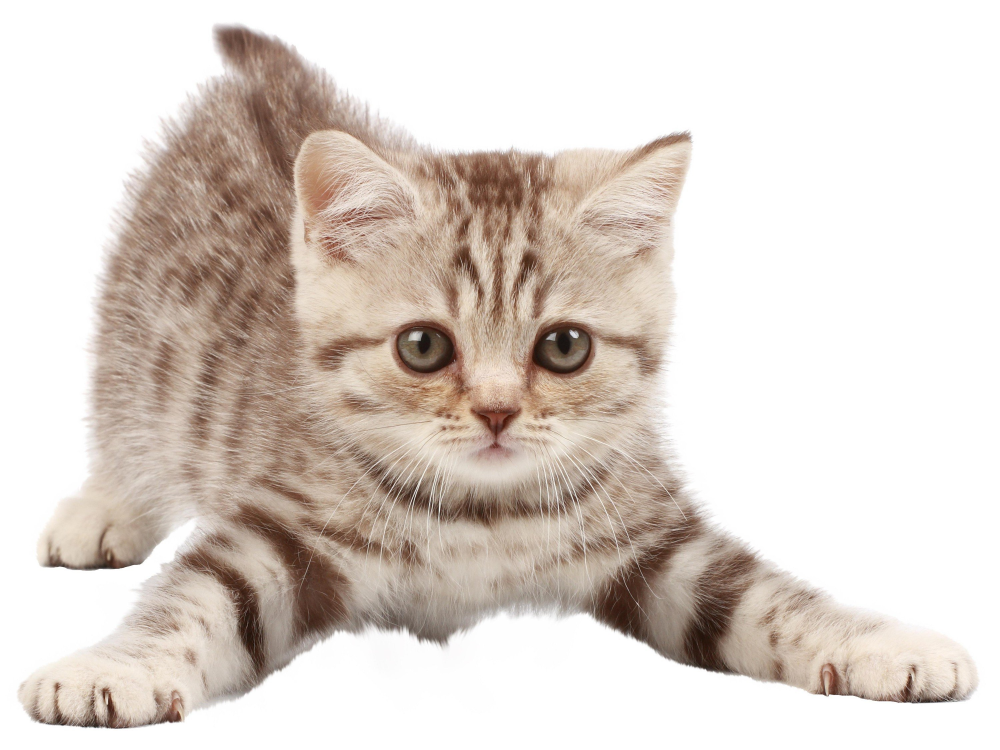
#> input picture lecture_02/cat.jpg, 3000 x 2248 px (shown at 1/3 size)
$ jupyter execute --allow-errors 02_01_image.ipynb   (older library calls are emulated)
#> lines starting #> are read from the running program, lines starting #| are printed output that depends on the picture
[cell 1]
import cv2
import matplotlib.pyplot as plt

# Загрузка изображения
image = cv2.imread('cat.jpg')
#> image is the input picture: shape (2248, 3000, 3); mean B, G, R 203.7, 210.7, 220.3

# Конвертация из BGR (формат OpenCV) в RGB
image_rgb = cv2.cvtColor(image, cv2.COLOR_BGR2RGB)

[cell 2]
image_rgb

[cell 3]
# Разделение каналов (альтернативный вариант)
b, g, r = cv2.split(image_rgb)
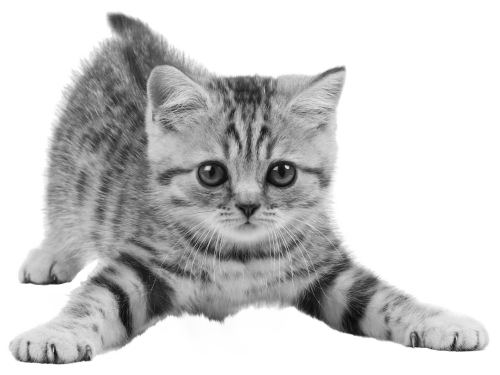
#> r: shape (2248, 3000) (shown at 1/6 size); min 0, max 255, mean 203.7

# Отображение в серых тонах
plt.figure(figsize=(12, 4))

plt.subplot(141)
plt.imshow(image_rgb)
plt.title('Original')
plt.axis('off')

plt.subplot(142)
plt.imshow(r, cmap='gray')
plt.title('Red Channel')
plt.axis('off')

plt.subplot(143)
plt.imshow(g, cmap='gray')
plt.title('Green Channel')
plt.axis('off')

plt.subplot(144)
plt.imshow(b, cmap='gray')
plt.title('Blue Channel')
plt.axis('off')

plt.tight_layout()
plt.show()

[cell 4]
# Разделение на каналы
red_channel = image_rgb.copy()
red_channel[:, :, (1, 2)] = 0  # Обнуляем зеленый и синий каналы
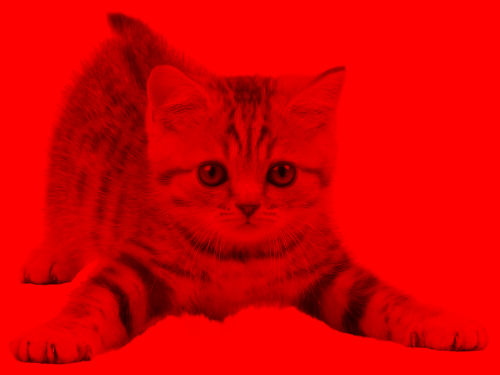
#> red_channel: shape (2248, 3000, 3) (shown at 1/6 size); mean R, G, B 220.3, 0, 0

green_channel = image_rgb.copy()
green_channel[:, :, (0, 2)] = 0  # Обнуляем красный и синий каналы
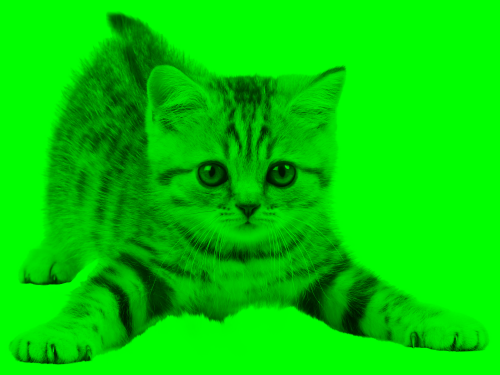
#> green_channel: shape (2248, 3000, 3) (shown at 1/6 size); mean R, G, B 0, 210.7, 0

blue_channel = image_rgb.copy()
blue_channel[:, :, (0, 1)] = 0  # Обнуляем красный и зеленый каналы
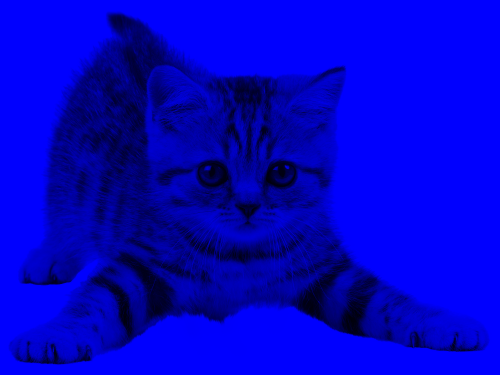
#> blue_channel: shape (2248, 3000, 3) (shown at 1/6 size); mean R, G, B 0, 0, 203.7

# Настройка отображения в matplotlib
fig, axes = plt.subplots(2, 2, figsize=(10, 8))

# Исходное изображение
axes[0, 0].imshow(image_rgb)
axes[0, 0].set_title('Original Image')
axes[0, 0].axis('off')

# Красный канал
axes[0, 1].imshow(red_channel)
axes[0, 1].set_title('Red Channel')
axes[0, 1].axis('off')

# Зеленый канал
axes[1, 0].imshow(green_channel)
axes[1, 0].set_title('Green Channel')
axes[1, 0].axis('off')

# Синий канал
axes[1, 1].imshow(blue_channel)
axes[1, 1].set_title('Blue Channel')
axes[1, 1].axis('off')

plt.tight_layout()
plt.show()

[cell 5]
import torch

#> (a cell that did not finish here is left out)

#> (a cell that did not finish here is left out)

[cell 8]
from torch.nn import Conv2d

#> (the rest of this cell did not finish here and is left out)

#> (a cell that did not finish here is left out)

[cell 10]
plt.figure(figsize=(12, 4))
#> (the rest of this cell did not finish here and is left out)

[cell 11]
import cv2
import numpy as np
from matplotlib import pyplot as plt
import albumentations as A
from albumentations.pytorch import ToTensorV2

# Загрузка изображения
image_path = 'cat.jpg'
image = cv2.imread(image_path)
image = cv2.cvtColor(image, cv2.COLOR_BGR2RGB)  # Конвертируем BGR в RGB

# Определяем аугментации
#> (the rest of this cell did not finish here and is left out)

[cell 12]
# augment_cat.py (переносимая версия под разные Pillow)
import os, random
from datetime import datetime
import numpy as np
from PIL import Image, ImageOps, ImageFilter, ImageEnhance, ImageDraw, ImageFont

random.seed(42)
np.random.seed(42)

# ---- Совместимость с разными версиями Pillow ----
RES = getattr(Image, "Resampling", Image)              # RES.BICUBIC или Image.BICUBIC (старые версии)
TRF = getattr(Image, "Transform", Image)               # TRF.AFFINE/TRF.PERSPECTIVE или Image.AFFINE/PERSPECTIVE
AFFINE = getattr(TRF, "AFFINE", Image.AFFINE)
PERSPECTIVE = getattr(TRF, "PERSPECTIVE", Image.PERSPECTIVE)

def _text_wh(draw, text, font):
    # Pillow ≥9.3/10: textbbox; старые: textsize
    if hasattr(draw, "textbbox"):
        l, t, r, b = draw.textbbox((0, 0), text, font=font)
        return r - l, b - t
    return draw.textsize(text, font=font)

# ---- Утилиты ----
def load_image():
    for p in ["cat.jpg", "./cat.jpg"]:
        if os.path.exists(p):
            return Image.open(p).convert("RGB")
    raise FileNotFoundError("Не найден файл cat.jpg рядом со скриптом.")

def fit_square(im, target=512, pad_color=(245, 245, 245)):
#> called with target = 512, pad_color = (245, 245, 245)
    w, h = im.size
#> w = 3000; h = 2248
    scale = min(target / w, target / h)
#> scale = 0.171
    nw, nh = int(w * scale), int(h * scale)
#> nw = 512; nh = 383
    im_resized = im.resize((nw, nh), RES.BICUBIC)
    canvas = Image.new("RGB", (target, target), pad_color)
#> canvas: PIL image 512x512 RGB; every value is 245
    canvas.paste(im_resized, ((target - nw)//2, (target - nh)//2))
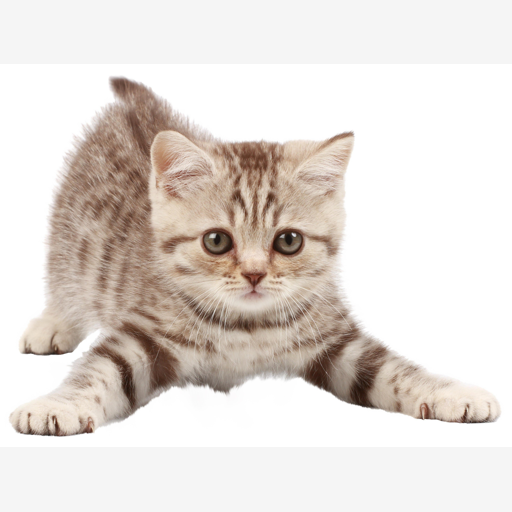
#> canvas: PIL image 512x512 RGB; mean R, G, B 226.6, 219.3, 214.1
    return canvas

def label_image(im, text, bg_alpha=160):
    im = im.convert("RGBA")
    W, H = im.size
    overlay = Image.new("RGBA", (W, H), (0,0,0,0))
    draw = ImageDraw.Draw(overlay)
    font = ImageFont.load_default()
    tw, th = _text_wh(draw, text, font)
    pad_x, pad_y = 8, 6
    rect_w = min(W, tw + 2*pad_x)
    rect_h = th + 2*pad_y
    draw.rectangle([0, H - rect_h, rect_w, H], fill=(0,0,0,bg_alpha))
    draw.text((pad_x, H - rect_h + pad_y), text, fill=(255,255,255,255), font=font)
    return Image.alpha_composite(im, overlay).convert("RGB")

def safe_name(s: str) -> str:
    return (s.replace(" ", "_").replace("°","deg").replace("+","plus")
             .replace("×","x").replace("%","pct").replace("(","").replace(")","").replace("/","_"))

# ---- Аугментации ----
def aug_flip_h(im): return im.transpose(Image.Transpose.FLIP_LEFT_RIGHT)
def aug_flip_v(im): return im.transpose(Image.Transpose.FLIP_TOP_BOTTOM)
def aug_rotate(im, angle=15): return im.rotate(angle, resample=RES.BICUBIC, expand=True)

def aug_center_crop(im, crop_ratio=0.8):
    w, h = im.size
    cw, ch = int(w * crop_ratio), int(h * crop_ratio)
    left, top = (w - cw)//2, (h - ch)//2
    return im.crop((left, top, left + cw, top + ch)).resize((w, h), RES.BICUBIC)

def aug_scale_pad(im, scale=0.8, pad_color=(255,255,255)):
    w, h = im.size
    nw, nh = int(w * scale), int(h * scale)
    small = im.resize((nw, nh), RES.BICUBIC)
    canvas = Image.new("RGB", (w, h), pad_color)
    canvas.paste(small, ((w - nw)//2, (h - nh)//2))
    return canvas

def aug_shear_x(im, shear=0.3):
    w, h = im.size
    m = (1, shear, 0, 0, 1, 0)
    new_w = int(w + abs(shear) * h)
    new_im = im.transform((new_w, h), AFFINE, m, resample=RES.BICUBIC)
    return new_im.resize((w, h), RES.BICUBIC)

def _perspective_coeffs(src_pts, dst_pts):
    A, B = [], []
    for (x, y), (u, v) in zip(src_pts, dst_pts):
        A.append([x, y, 1, 0, 0, 0, -u*x, -u*y])
        A.append([0, 0, 0, x, y, 1, -v*x, -v*y])
        B.extend([u, v])
    A = np.asarray(A, dtype=np.float64)
    B = np.asarray(B, dtype=np.float64)
    return np.linalg.lstsq(A, B, rcond=None)[0].tolist()

def aug_perspective(im, shift_ratio=0.08):
    w, h = im.size
    dx, dy = int(w*shift_ratio), int(h*shift_ratio)
    src = [(0,0), (w,0), (w,h), (0,h)]
    dst = [(dx,dy), (w-dx,dy), (w+dx,h-dy), (-dx,h-dy)]
    coeffs = _perspective_coeffs(src, dst)
    return im.transform((w, h), PERSPECTIVE, coeffs, resample=RES.BICUBIC)

def aug_brightness(im, f=1.4): return ImageEnhance.Brightness(im).enhance(f)
def aug_contrast(im, f=1.4):   return ImageEnhance.Contrast(im).enhance(f)
def aug_saturation(im, f=1.5): return ImageEnhance.Color(im).enhance(f)

def aug_hue_shift(im, degrees=20):
    hsv = im.convert("HSV")
    arr = np.array(hsv, dtype=np.uint8)
    h = arr[:, :, 0].astype(np.int16)
    shift = int((degrees % 360) * 255 / 360)
    arr[:, :, 0] = ((h + shift) % 255).astype(np.uint8)
    return Image.fromarray(arr, mode="HSV").convert("RGB")

def aug_blur(im, r=2): return im.filter(ImageFilter.GaussianBlur(radius=r))
def aug_sharpen(im):   return im.filter(ImageFilter.UnsharpMask(radius=2, percent=150, threshold=3))

def aug_noise(im, sigma=12):
    arr = np.array(im).astype(np.int16)
    noise = np.random.normal(0, sigma, arr.shape)
    return Image.fromarray(np.clip(arr + noise, 0, 255).astype(np.uint8), mode="RGB")

def aug_cutout(im, box_ratio=0.4, fill=None):
    w, h = im.size
    bw, bh = int(w*box_ratio), int(h*box_ratio)
    cx = np.clip(random.randint(bw//2, max(bw//2, w - bw//2)) if w > bw else w//2, 0, w)
    cy = np.clip(random.randint(bh//2, max(bh//2, h - bh//2)) if h > bh else h//2, 0, h)
    x0, y0 = max(0, cx - bw//2), max(0, cy - bh//2)
    x1, y1 = min(w, x0 + bw), min(h, y0 + bh)
    if fill is None:
        mean = tuple(np.array(im).reshape(-1,3).mean(axis=0).astype(int).tolist())
        fill = mean
    out = im.copy()
    ImageDraw.Draw(out).rectangle([x0, y0, x1, y1], fill=fill)
    return out

def aug_grayscale(im):       return ImageOps.grayscale(im).convert("RGB")
def aug_solarize(im, thr=128): return ImageOps.solarize(im, threshold=thr)
def aug_posterize(im, bits=3):  return ImageOps.posterize(im, bits=bits)
def aug_equalize(im):           return ImageOps.equalize(im)

# ---- Основная логика ----
if __name__ == "__main__":
    os.makedirs("augmented", exist_ok=True)
    base = fit_square(load_image(), target=512, pad_color=(245, 245, 245))

    showcase = [
        ("Original",         lambda im: im),
        ("Flip H",           aug_flip_h),
        ("Flip V",           aug_flip_v),
        ("Rotate +15°",      lambda im: aug_rotate(im, +15)),
        ("Rotate -15°",      lambda im: aug_rotate(im, -15)),
        ("Center Crop 80%",  lambda im: aug_center_crop(im, 0.80)),
        ("Scale+Pad 80%",    lambda im: aug_scale_pad(im, 0.80)),
        ("Shear X +0.3",     lambda im: aug_shear_x(im, 0.3)),
        ("Perspective",      aug_perspective),
        ("Brightness ×1.4",  lambda im: aug_brightness(im, 1.4)),
        ("Contrast ×1.4",    lambda im: aug_contrast(im, 1.4)),
        ("Saturation ×1.5",  lambda im: aug_saturation(im, 1.5)),
        ("Hue +20°",         lambda im: aug_hue_shift(im, 20)),
        ("Gaussian Blur",    aug_blur),
        ("Sharpen",          aug_sharpen),
        ("Gaussian Noise",   aug_noise),
        ("Cutout 40%",       aug_cutout),
        ("Grayscale",        aug_grayscale),
        ("Solarize",         aug_solarize),
        ("Posterize (3b)",   lambda im: aug_posterize(im, 3)),
        ("Equalize",         aug_equalize),
    ]

    GRID_ROWS, GRID_COLS = 4, 5
    showcase = showcase[:GRID_ROWS*GRID_COLS]

    labeled = []
    stamp = datetime.now().strftime("%Y%m%d_%H%M%S")
    for name, fn in showcase:
        try:
            out = fn(base)
        except Exception as e:
            print(f"[WARN] '{name}' failed: {e}")
            out = base.copy()
        tile = label_image(fit_square(out, 512), name)
        tile.save(os.path.join("augmented", f"{stamp}_{safe_name(name)}.png"))
        labeled.append(tile)
#> this loop made 20 passes
#> (tw in label_image, th in label_image, rect_w in label_image, rect_h in label_image) on passes 1 to 8: (38, 10, 54, 22), (28, 10, 44, 22), (27, 10, 43, 22), (53, 8, 69, 20), (49, 8, 65, 20), (78, 10, 94, 22), (70, 8, 86, 20), (59, 8, 75, 20)
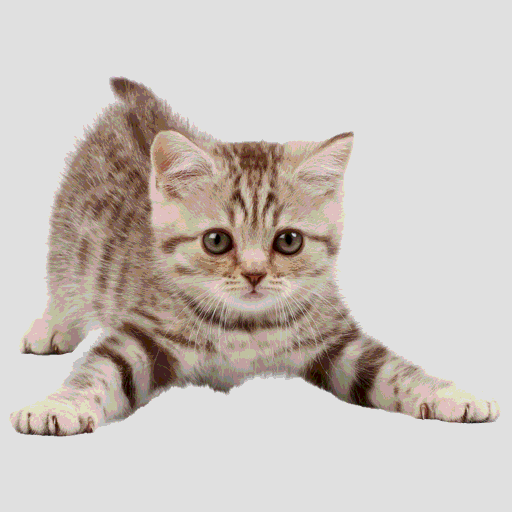
#> out: PIL image 512x512 RGB; mean R, G, B 203.6, 196.3, 191.1
#> after the loop, labeled = 20 items

    cell = 512
    pad = 12
    sheet_w = GRID_COLS * cell + (GRID_COLS + 1) * pad
    sheet_h = GRID_ROWS * cell + (GRID_ROWS + 1) * pad
    sheet = Image.new("RGB", (sheet_w, sheet_h), (255,255,255))
#> sheet: PIL image 2632x2108 RGB; every value is 255
    for i, img in enumerate(labeled):
        r, c = divmod(i, GRID_COLS)
        x = pad + c * (cell + pad)
        y = pad + r * (cell + pad)
        sheet.paste(img, (x, y))
#> this loop made 20 passes
#> (r, c, x, y) on passes 1 to 8: (0, 0, 12, 12), (0, 1, 536, 12), (0, 2, 1060, 12), (0, 3, 1584, 12), (0, 4, 2108, 12), (1, 0, 12, 536), (1, 1, 536, 536), (1, 2, 1060, 536)
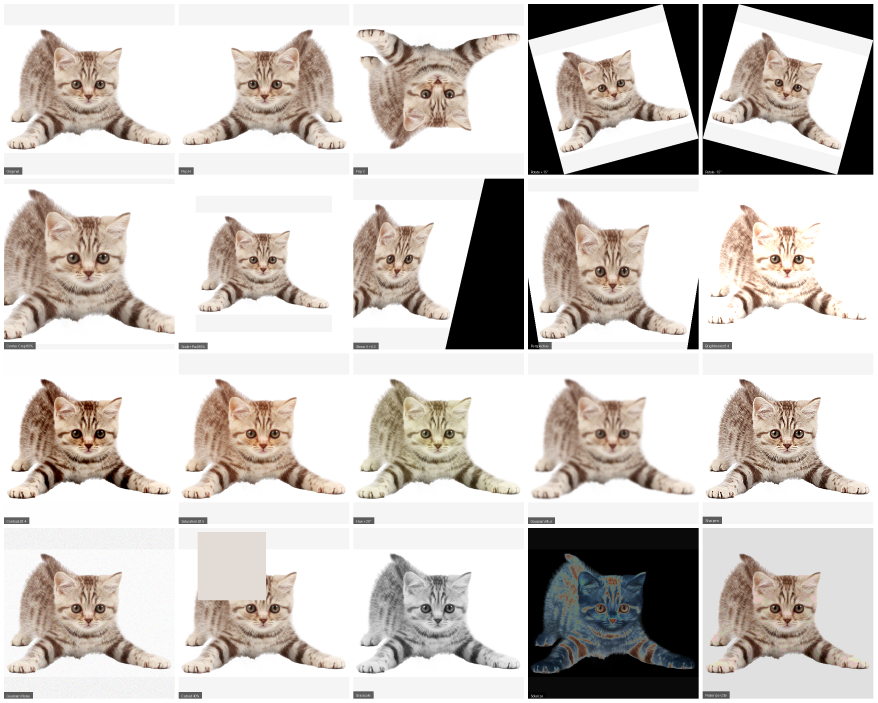
#> sheet: PIL image 2632x2108 RGB (shown at 1/3 size); mean R, G, B 206.1, 200.3, 195.7
    sheet.save("aug_grid.png")
    print("Готово: см. ./augmented/*.png и ./aug_grid.png")

$ run again, with lecture_02/aug_grid.png saved as lecture_02/cat.jpg
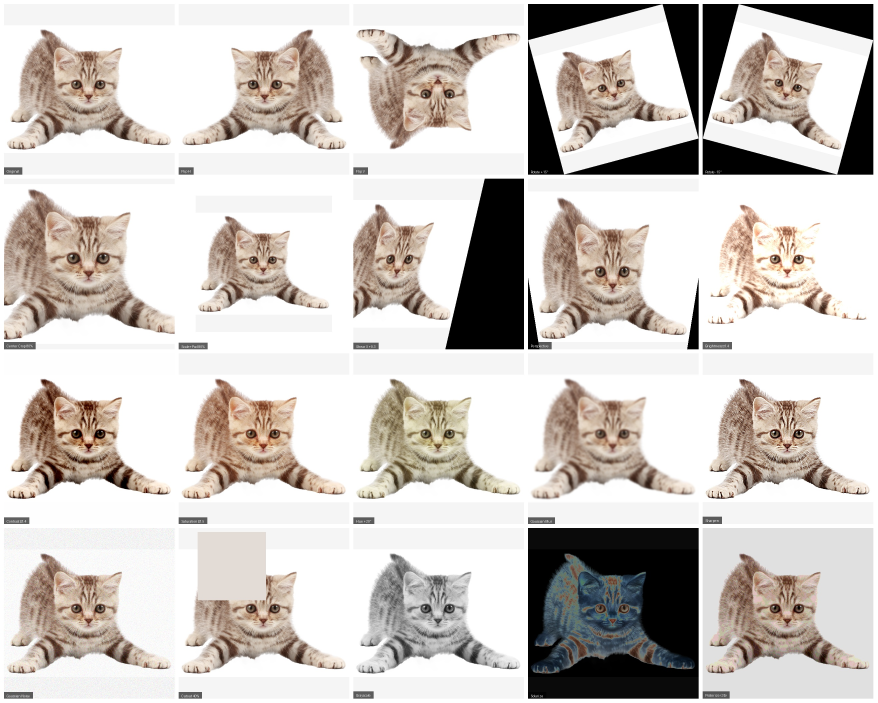
#> input picture lecture_02/aug_grid.png, 2632 x 2108 px (shown at 1/3 size)
#> image is the input picture: shape (2108, 2632, 3); mean B, G, R 195.7, 200.3, 206.1
#> in fit_square, `w, h = im.size`: w = 2632; h = 2108
#> scale = 0.195
#> nw = 512; nh = 410
#> the loop `for name, fn in showcase:` made 20 passes
#> (tw in label_image, th in label_image, rect_w in label_image, rect_h in label_image) on passes 1 to 8: (38, 10, 54, 22), (28, 10, 44, 22), (27, 10, 43, 22), (53, 8, 69, 20), (49, 8, 65, 20), (78, 10, 94, 22), (70, 8, 86, 20), (59, 8, 75, 20)
#> after the loop `for name, fn in showcase:`:
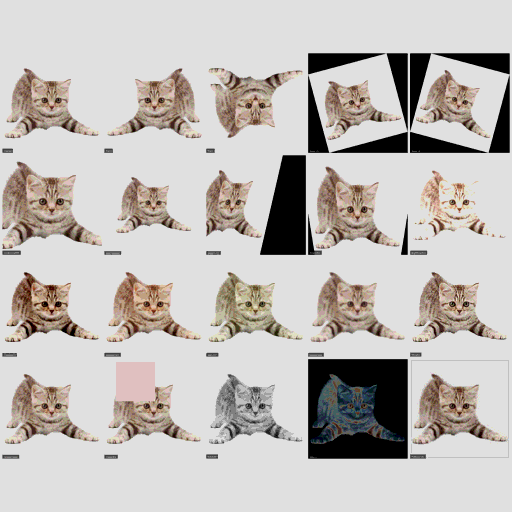
#> out: PIL image 512x512 RGB; mean R, G, B 192.9, 188.1, 184.6
#> after the loop `for name, fn in showcase:`: labeled = 20 items
#> the loop `for i, img in enumerate(labeled):` made 20 passes
#> (r, c, x, y) on passes 1 to 8: (0, 0, 12, 12), (0, 1, 536, 12), (0, 2, 1060, 12), (0, 3, 1584, 12), (0, 4, 2108, 12), (1, 0, 12, 536), (1, 1, 536, 536), (1, 2, 1060, 536)
#> after the loop `for i, img in enumerate(labeled):`:
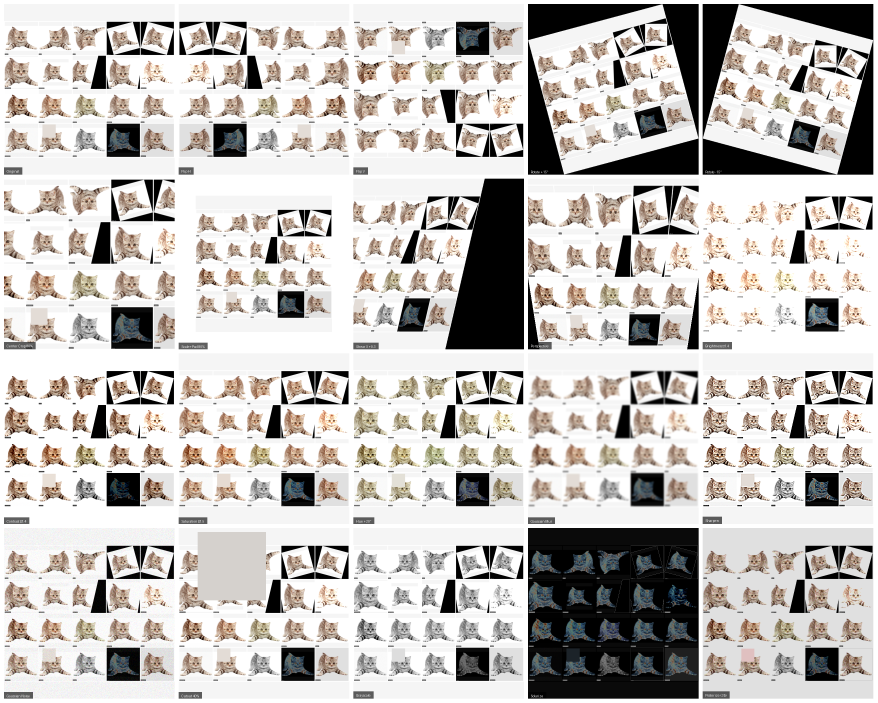
#> sheet: PIL image 2632x2108 RGB (shown at 1/3 size); mean R, G, B 195.2, 191.6, 188.4
